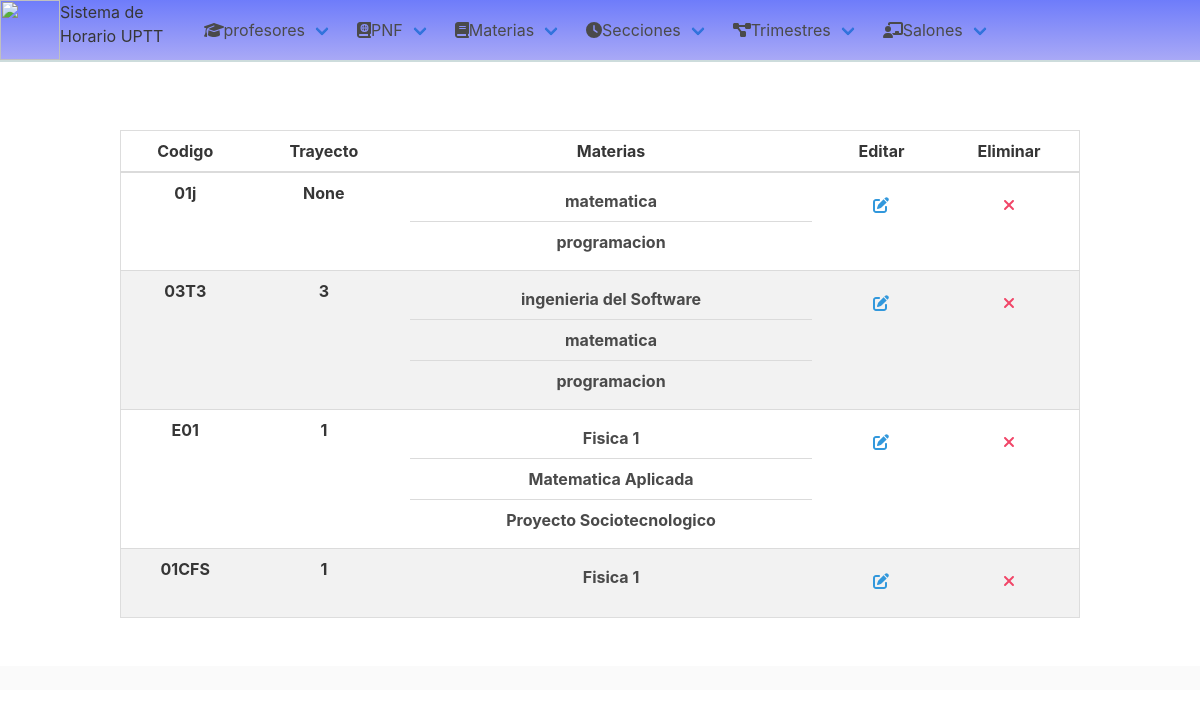
The app's page /trimestre, older data.
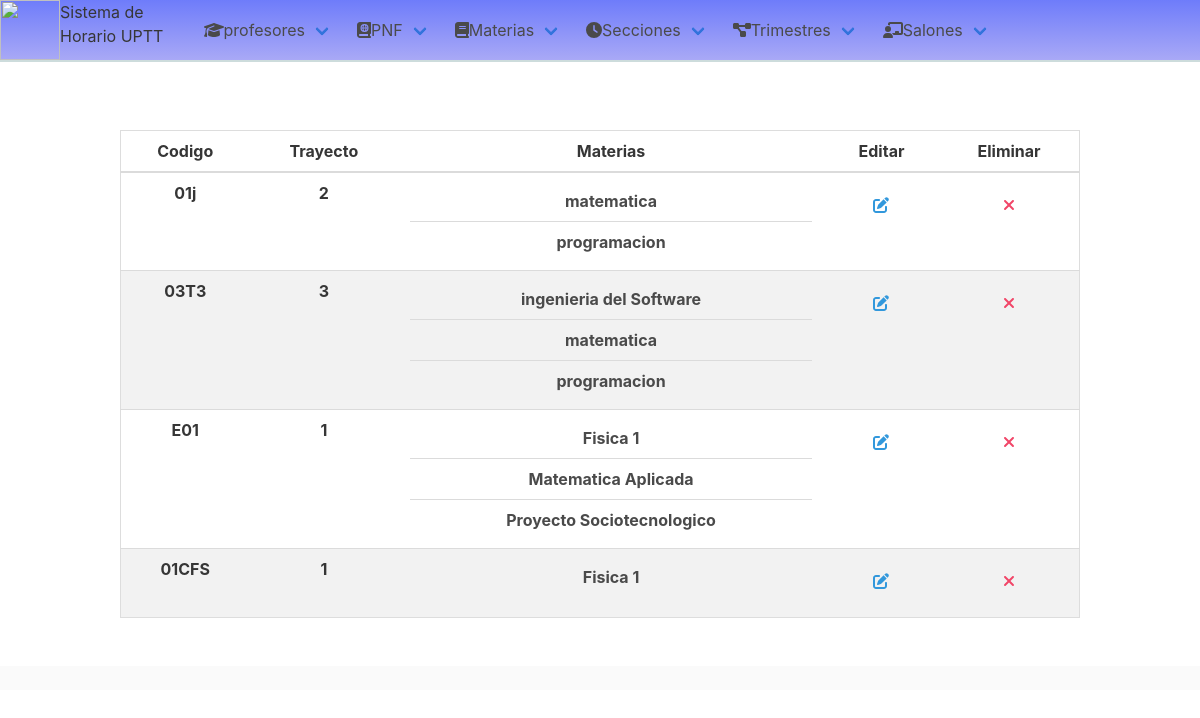
The same page, newer data.
### horario/models.py (models this page shows, shortened)
class Trimestre(models.Model):
    codigo = models.CharField(max_length=10)
    materias = models.ManyToManyField(Materias)
    Trayecto = models.PositiveIntegerField('Trayecto', null=True)

### horario/views.py (the view)
# urls.py: path('trimestre', views.ListTrimestre.as_view(), name="trimestres"),
class ListTrimestre(generic.ListView):
    model = Trimestre
    template_name = 'horario/listaTrimestre.html'

### horario/models.py (called while the page is built)
    def __str__(self):
        return self.nombre

### templates/horario/listaTrimestre.html
{% extends 'base.html' %}
{% block content %}
<table class="table table-container ">
<thead>
<th>
    Codigo
</th>
<th>
    Trayecto
</th>
<th>
    Materias
</th>
<th>
    Editar
</th>
<th>
    Eliminar
</th>
</thead>
<tbody class="has-text-weight-bold">
{% for i in object_list %}
<tr>
    <td>
        {{ i.codigo }}
    </td>
<td>
    {{ i.Trayecto }}
</td>
<td>
    {% for m in i.materias.all %}
        <li class="list-item">{{ m }}</li>
    {% endfor %}
</td>
<td class="actions">
        <i class="fa fa-edit has-text-info has-text-centered" onclick="popUp('trimestre/{{ i.id }}')" title="Editar Trimestre"></i>
    </td>
    <td class="actions">
        <i class="fa fa-times has-text-danger is-center"  onclick="popUp('/borrar-trimestre/{{ i.id }}')" title="borrar Trimestre" ></i>
    </td>
</tr>
{% endfor %}
</tbody>
</table>
{% endblock %}

Row changes from the older to the newer data that the page shows:
changed Trimestre (number 1 of 4 on the later page): Trayecto "None" → "2"
